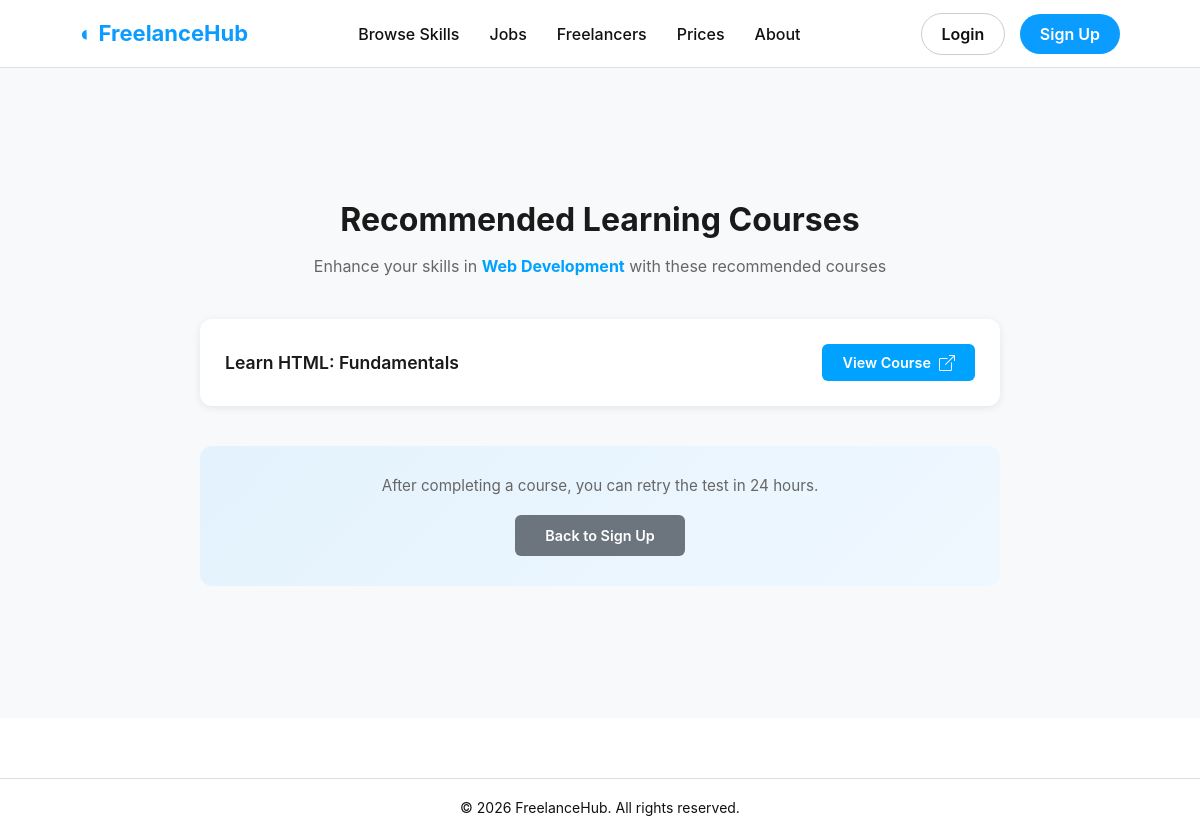
The app's page /freelancer/course_offerings.php?skill_id=1 with its own data.
### tables this page shows
CREATE TABLE `skill_categories` (
  `skill_id` int(11) NOT NULL,
  `skill_name` varchar(100) NOT NULL,
  `created_at` timestamp NOT NULL DEFAULT current_timestamp()
);

CREATE TABLE `courses` (
  `course_id` int(11) NOT NULL,
  `course_title` varchar(200) DEFAULT NULL,
  `course_url` text DEFAULT NULL,
  `created_at` timestamp NOT NULL DEFAULT current_timestamp()
);

### freelancer/course_offerings.php (the view, shortened to what this page needs)
<?php
require '../db_config.php';
$skill_id = isset($_GET['skill_id']) ? intval($_GET['skill_id']) : 0;
$skill_stmt = $conn->prepare("SELECT skill_name FROM skill_categories WHERE skill_id = ?");
$skill_stmt->bind_param("i", $skill_id);
$skill_stmt->execute();
$skill_result = $skill_stmt->get_result();
$skill = $skill_result->fetch_assoc();
$courses_query = $conn->prepare("
    SELECT c.course_id, c.course_title, c.course_url
    FROM courses c
    JOIN skill_courses sc ON c.course_id = sc.course_id
    WHERE sc.skill_id = ?
    ORDER BY c.created_at DESC
");
$courses_query->bind_param("i", $skill_id);
$courses_query->execute();
$courses_result = $courses_query->get_result();
include '../header.php';
?>
<div class="courses-container">
    <div class="courses-content">
        <h1>Recommended Learning Courses</h1>
        <p class="subtitle">
            Enhance your skills in <strong><?= htmlspecialchars($skill['skill_name']) ?></strong>
            with these recommended courses
        </p>
        <?php if ($courses_result->num_rows > 0): ?>
            <div class="courses-list">
                <?php while ($course = $courses_result->fetch_assoc()): ?>
                    <div class="course-item">
                        <div class="course-info">
                            <h3><?= htmlspecialchars($course['course_title']) ?></h3>
                        </div>
                        <a href="<?= htmlspecialchars($course['course_url']) ?>"
                           target="_blank"
                           class="btn-view-course">
                            View Course
                        </a>
                    </div>
                <?php endwhile; ?>
            </div>
        <?php else: ?>
            <div class="empty-state">
                <p>No courses available for this skill yet. Please check back later!</p>
            </div>
        <?php endif; ?>
        <div class="retry-section">
            <p>After completing a course, you can retry the test in 24 hours.</p>
            <a href="freelancerSignup.php" class="btn-back">Back to Sign Up</a>
        </div>
    </div>
</div>
<?php include '../footer.php'; ?>

### css/style.css (style rules this page uses)
* { margin: 0; padding: 0; box-sizing: border-box; font-family: 'Inter', sans-serif; }
body { background-color: #ffffff; color: #111; }

### freelancer/course_offerings.css (style rules this page uses)
.courses-container { min-height: calc(100vh - 150px); display: flex; justify-content: center; align-items: center; padding: 40px 20px; background-color: #f8f9fa; }
.courses-content { max-width: 800px; width: 100%; }
.courses-content h1 { font-size: 2rem; font-weight: 700; color: #1a1a1a; margin-bottom: 15px; text-align: center; font-family: 'Inter', sans-serif; }
.subtitle { font-size: 1rem; color: #666; margin-bottom: 40px; text-align: center; line-height: 1.6; }
.subtitle strong { color: #00a2ff; }
.courses-list { display: flex; flex-direction: column; gap: 20px; margin-bottom: 40px; }
.course-item { background: #fff; padding: 25px; border-radius: 12px; box-shadow: 0 2px 8px rgba(0, 0, 0, 0.08); display: flex; justify-content: space-between; align-items: center; gap: 20px; transition: transform 0.2s ease, box-shadow 0.2s ease; }
.course-info { flex: 1; }
.course-info h3 { font-size: 1.1rem; font-weight: 600; color: #1a1a1a; margin: 0; }
.btn-view-course { display: flex; align-items: center; gap: 8px; padding: 10px 20px; background-color: #00a2ff; color: #fff; text-decoration: none; border-radius: 6px; font-size: 0.9rem; font-weight: 600; transition: all 0.2s ease; white-space: nowrap; }
.retry-section { text-align: center; background: linear-gradient(135deg, #e3f2fd 0%, #f0f8ff 100%); padding: 30px; border-radius: 12px; }
.retry-section p { font-size: 0.95rem; color: #666; margin-bottom: 20px; }
.btn-back { display: inline-block; padding: 12px 30px; background-color: #6c757d; color: #fff; text-decoration: none; border-radius: 6px; font-size: 0.9rem; font-weight: 600; transition: all 0.2s ease; }

### records on screen
skill_categories: skill_name "Web Development"
courses: course_title "Learn HTML: Fundamentals"
